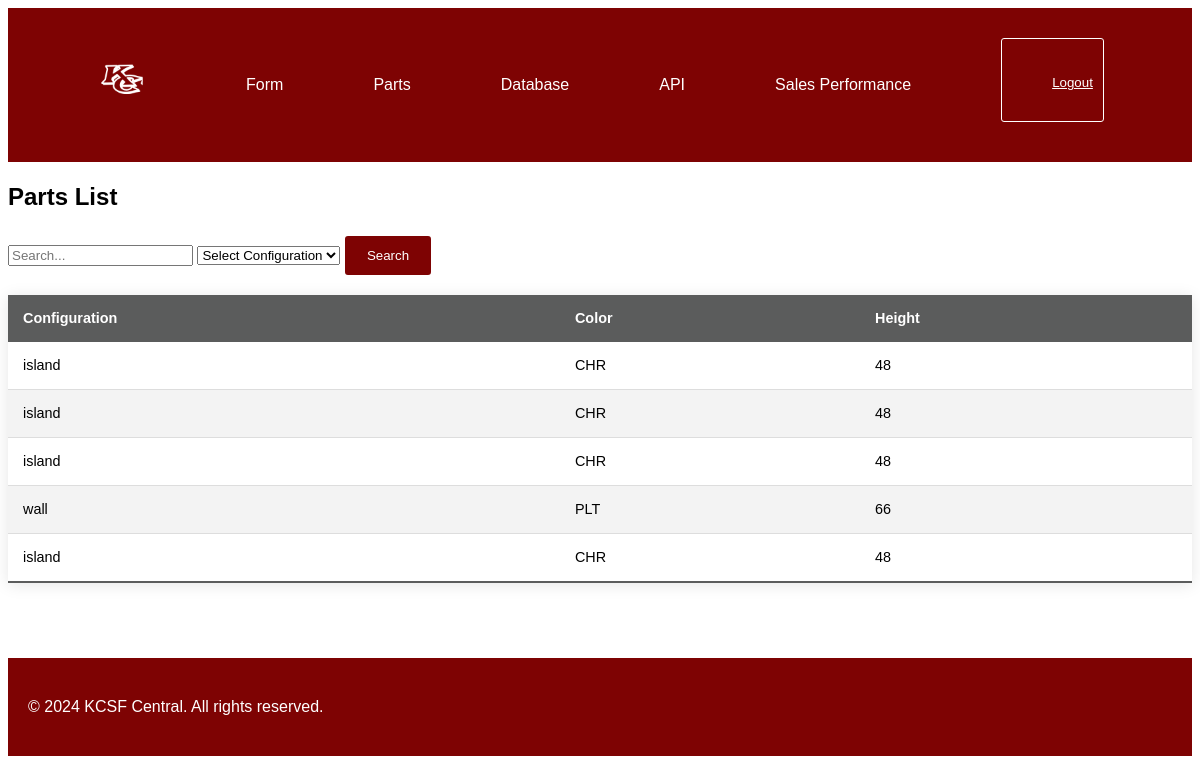
/parts/ (signed in), run on an earlier commit of the app's database.
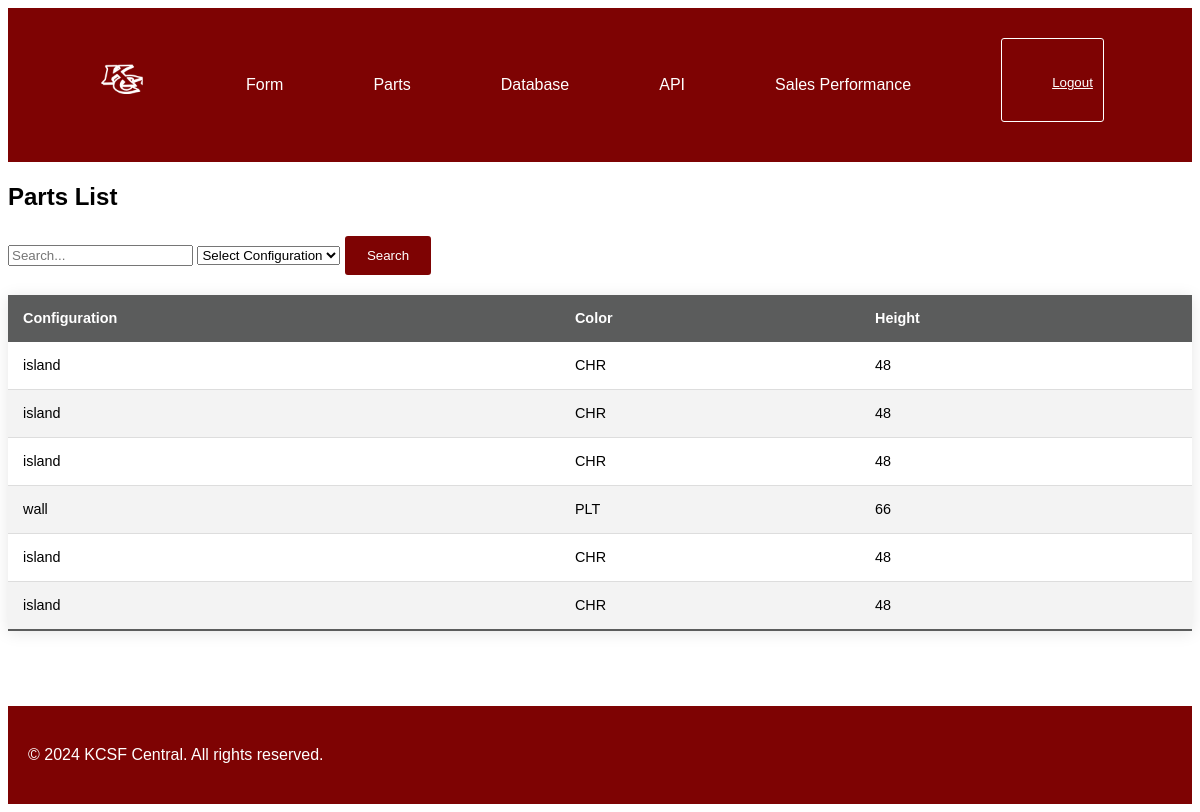
And on a later commit of the database.
### myapp/models.py (models this page shows)
class GondolaShelving(models.Model):
    CONFIGURATION_CHOICES = [('island', 'Island/Gondola (double-sided)'), ('wall', 'Wall (single-sided)')]
    COLOR_CHOICES = [('CHR', 'CHR'), ('PLT', 'PLT')]
    PANEL_TYPE_CHOICES = [('pegboard', 'Pegboard'), ('solid', 'Solid')]
    UPPER_SHELF_QUANTITY = [('0', '0'), ('1', '1'), ('2', '2'), ('3', '3'), ('4', '4'), ('5', '5'), ('6', '6')]
    SHELF_TYPE_CHOICES = [('TL', 'Tilt-in'), ('DL', 'Drop-in')]
    HEIGHT_CHOICES = [('48', '48 inches'), ('54', '54 inches'), ('60', '60 inches'), ('66', '66 inches'), ('72', '72 inches'), ('78', '78 inches'), ('84', '84 inches'), ('90', '90 inches'), ('96', '96 inches')]
    SIDE_A_BASE_WIDTH_CHOICES = [('13', '13 inches'), ('16', '16 inches'), ('19', '19 inches'), ('22', '22 inches'), ('25', '25 inches'), ('28', '28 inches'), ('31', '31 inches')]
    SIDE_B_BASE_WIDTH_CHOICES = [('13', '13 inches'), ('16', '16 inches'), ('19', '19 inches'), ('22', '22 inches'), ('25', '25 inches'), ('28', '28 inches'), ('31', '31 inches')]
    UPPER_SHELF_DEPTH_CHOICES = [('13', '13 inches'), ('16', '16 inches'), ('19', '19 inches'), ('22', '22 inches'), ('25', '25 inches'), ('28', '28 inches'), ('31', '31 inches')]
    BASE_HEIGHT_CHOICES= [('06', '6 inches'), ('LB', 'Low Base')]
    configuration = models.CharField(max_length=10, choices=CONFIGURATION_CHOICES, default='island')
    color = models.CharField(max_length=3, choices=COLOR_CHOICES, default='CHR')
    side_a_back_panel_type = models.CharField(max_length=8, choices=PANEL_TYPE_CHOICES, default='pegboard')
    side_b_back_panel_type = models.CharField(max_length=8, choices=PANEL_TYPE_CHOICES, default='pegboard')
    height = models.CharField(max_length=3, choices=HEIGHT_CHOICES, default='48')
    side_a_base_width = models.CharField(max_length=3, choices=SIDE_A_BASE_WIDTH_CHOICES, default='13')
    side_b_base_width = models.CharField(max_length=3, choices=SIDE_B_BASE_WIDTH_CHOICES, default='13')
    upper_shelf_quantity = models.CharField(max_length=1, choices=UPPER_SHELF_QUANTITY, default='0')
    upper_shelf_type = models.CharField(max_length=2, choices=SHELF_TYPE_CHOICES, default='TL')
    upper_shelf_depth = models.CharField(max_length=3, choices=UPPER_SHELF_DEPTH_CHOICES, default='13')
    base_height = models.CharField(max_length=2, choices=BASE_HEIGHT_CHOICES, default='06')
    date_added = models.DateTimeField(auto_now_add=True)

### myapp/views.py (the view)
# urls.py: path('parts/', display_parts, name='display-parts'),
@login_required
def display_parts(request):
    query = request.GET.get('q', '')  # Get the search term from the URL
    filter_by = request.GET.get('filter', '')  # Get the filter option from the URL
    shelvings = GondolaShelving.objects.all()
    if query:
        shelvings = shelvings.filter(
            Q(configuration__icontains=query) |
            Q(color__icontains=query) |
            Q(height__icontains=query)
        )
    if filter_by:
        shelvings = shelvings.filter(configuration=filter_by)
    paginator = Paginator(shelvings, 10)  # Show 10 shelvings per page
    page_number = request.GET.get('page')
    page_obj = paginator.get_page(page_number)
    return render(request, 'parts.html', {'page_obj': page_obj, 'query': query, 'filter_by': filter_by})

### myapp/templates/parts.html (shortened to what this page needs)
{% extends 'base.html' %}
{% block content %}
<body>
    <h1>Parts List</h1>
    <form method="get">
        <input type="text" name="q" value="{{ query }}" placeholder="Search...">
        <select name="filter">
            <option value="">Select Configuration</option>
        </select>
        <button type="submit">Search</button>
    </form>
    {% if page_obj %}
        <table>
            <thead>
                <tr>
                    <th>Configuration</th>
                    <th>Color</th>
                    <th>Height</th>
                </tr>
            </thead>
            <tbody>
                {% for shelving in page_obj %}
                    <tr>
                        <td>{{ shelving.configuration }}</td>
                        <td>{{ shelving.color }}</td>
                        <td>{{ shelving.height }}</td>
                    </tr>
                {% endfor %}
            </tbody>
        </table>
    {% else %}
        <p>No shelving configurations found.</p>
    {% endif %}
</body>
{% endblock %}

What changed in the data, as far as the page shows it:
added GondolaShelving: configuration "island", color "CHR", height "48"
